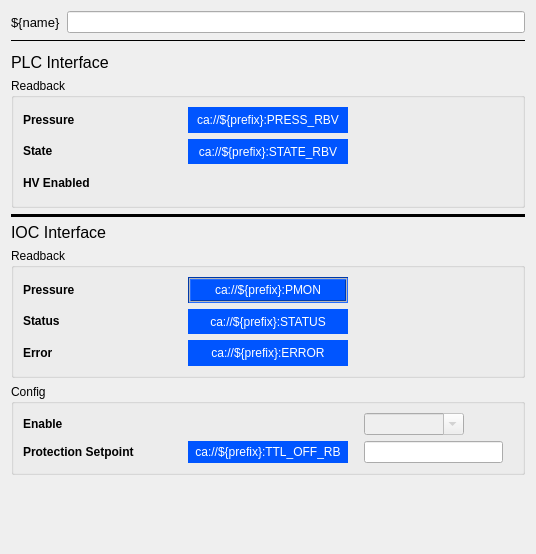
<?xml version="1.0" encoding="UTF-8"?>
<ui version="4.0">
 <class>Form</class>
 <widget class="QWidget" name="Form">
  <property name="geometry">
   <rect>
    <x>0</x>
    <y>0</y>
    <width>536</width>
    <height>554</height>
   </rect>
  </property>
  <property name="sizePolicy">
   <sizepolicy hsizetype="Preferred" vsizetype="Preferred">
    <horstretch>0</horstretch>
    <verstretch>0</verstretch>
   </sizepolicy>
  </property>
  <property name="windowTitle">
   <string>Form</string>
  </property>
  <property name="toolTip">
   <string notr="true"/>
  </property>
  <layout class="QVBoxLayout" name="verticalLayout_6">
   <item>
    <layout class="QHBoxLayout" name="horizontalLayout_2">
     <item>
      <widget class="PyDMLabel" name="PyDMLabel_10">
       <property name="maximumSize">
        <size>
         <width>16777215</width>
         <height>40</height>
        </size>
       </property>
       <property name="font">
        <font>
         <pointsize>10</pointsize>
        </font>
       </property>
       <property name="toolTip">
        <string/>
       </property>
       <property name="text">
        <string>${name}</string>
       </property>
      </widget>
     </item>
     <item>
      <widget class="PyDMLineEdit" name="PyDMLineEdit_2">
       <property name="toolTip">
        <string/>
       </property>
      </widget>
     </item>
    </layout>
   </item>
   <item>
    <widget class="Line" name="line_4">
     <property name="frameShadow">
      <enum>QFrame::Plain</enum>
     </property>
     <property name="lineWidth">
      <number>1</number>
     </property>
     <property name="orientation">
      <enum>Qt::Horizontal</enum>
     </property>
    </widget>
   </item>
   <item>
    <spacer name="verticalSpacer_3">
     <property name="orientation">
      <enum>Qt::Vertical</enum>
     </property>
     <property name="sizeType">
      <enum>QSizePolicy::Fixed</enum>
     </property>
     <property name="sizeHint" stdset="0">
      <size>
       <width>20</width>
       <height>5</height>
      </size>
     </property>
    </spacer>
   </item>
   <item>
    <widget class="PyDMLabel" name="PyDMLabel">
     <property name="maximumSize">
      <size>
       <width>16777215</width>
       <height>40</height>
      </size>
     </property>
     <property name="font">
      <font>
       <pointsize>12</pointsize>
      </font>
     </property>
     <property name="toolTip">
      <string/>
     </property>
     <property name="text">
      <string>PLC Interface</string>
     </property>
    </widget>
   </item>
   <item>
    <widget class="QGroupBox" name="groupBox">
     <property name="sizePolicy">
      <sizepolicy hsizetype="Preferred" vsizetype="Preferred">
       <horstretch>0</horstretch>
       <verstretch>0</verstretch>
      </sizepolicy>
     </property>
     <property name="minimumSize">
      <size>
       <width>0</width>
       <height>130</height>
      </size>
     </property>
     <property name="title">
      <string>Readback</string>
     </property>
     <layout class="QVBoxLayout" name="verticalLayout">
      <item>
       <layout class="QHBoxLayout" name="horizontalLayout_3" stretch="1,1,1">
        <item>
         <layout class="QVBoxLayout" name="verticalLayout_4">
          <item>
           <widget class="PyDMLabel" name="PyDMLabel_6">
            <property name="toolTip">
             <string/>
            </property>
            <property name="text">
             <string>&lt;html&gt;&lt;head/&gt;&lt;body&gt;&lt;p&gt;&lt;span style=&quot; font-weight:600;&quot;&gt;Pressure&lt;/span&gt;&lt;/p&gt;&lt;/body&gt;&lt;/html&gt;</string>
            </property>
            <property name="textFormat">
             <enum>Qt::RichText</enum>
            </property>
           </widget>
          </item>
          <item>
           <widget class="PyDMLabel" name="PyDMLabel_7">
            <property name="toolTip">
             <string/>
            </property>
            <property name="text">
             <string>&lt;html&gt;&lt;head/&gt;&lt;body&gt;&lt;p&gt;&lt;span style=&quot; font-weight:600;&quot;&gt;State&lt;/span&gt;&lt;/p&gt;&lt;/body&gt;&lt;/html&gt;</string>
            </property>
            <property name="textFormat">
             <enum>Qt::RichText</enum>
            </property>
           </widget>
          </item>
          <item>
           <widget class="PyDMLabel" name="PyDMLabel_8">
            <property name="toolTip">
             <string/>
            </property>
            <property name="text">
             <string>&lt;html&gt;&lt;head/&gt;&lt;body&gt;&lt;p&gt;&lt;span style=&quot; font-weight:600;&quot;&gt;HV Enabled&lt;/span&gt;&lt;/p&gt;&lt;/body&gt;&lt;/html&gt;</string>
            </property>
            <property name="textFormat">
             <enum>Qt::RichText</enum>
            </property>
           </widget>
          </item>
         </layout>
        </item>
        <item>
         <layout class="QVBoxLayout" name="verticalLayout_9">
          <item>
           <widget class="PyDMLabel" name="PLC_Pressure_2">
            <property name="toolTip">
             <string/>
            </property>
            <property name="styleSheet">
             <string notr="true">background-color: rgb(0, 85, 255);
color: rgb(255, 255, 255);</string>
            </property>
            <property name="text">
             <string>ca://${prefix}:PRESS_RBV</string>
            </property>
            <property name="alignment">
             <set>Qt::AlignCenter</set>
            </property>
            <property name="precisionFromPV">
             <bool>false</bool>
            </property>
            <property name="channel">
             <string>ca://${prefix}:PRESS_RBV</string>
            </property>
            <property name="displayFormat">
             <enum>PyDMLabel::Exponential</enum>
            </property>
           </widget>
          </item>
          <item>
           <widget class="PyDMLabel" name="PLC_State_2">
            <property name="toolTip">
             <string/>
            </property>
            <property name="styleSheet">
             <string notr="true">background-color: rgb(0, 85, 255);
color: rgb(255, 255, 255);</string>
            </property>
            <property name="text">
             <string>ca://${prefix}:STATE_RBV</string>
            </property>
            <property name="alignment">
             <set>Qt::AlignCenter</set>
            </property>
            <property name="channel">
             <string>ca://${prefix}:STATE_RBV</string>
            </property>
           </widget>
          </item>
          <item>
           <widget class="PyDMByteIndicator" name="PyDMByteIndicator_2">
            <property name="toolTip">
             <string/>
            </property>
            <property name="channel">
             <string>ca://${prefix}:HV_DI_RBV</string>
            </property>
            <property name="showLabels">
             <bool>false</bool>
            </property>
            <property name="circles">
             <bool>true</bool>
            </property>
           </widget>
          </item>
         </layout>
        </item>
        <item>
         <layout class="QVBoxLayout" name="verticalLayout_10">
          <item>
           <widget class="PyDMLabel" name="PyDMLabel_4">
            <property name="toolTip">
             <string/>
            </property>
            <property name="text">
             <string/>
            </property>
           </widget>
          </item>
          <item>
           <widget class="PyDMLabel" name="PyDMLabel_5">
            <property name="toolTip">
             <string/>
            </property>
            <property name="text">
             <string/>
            </property>
           </widget>
          </item>
          <item>
           <widget class="PyDMLabel" name="PyDMLabel_3">
            <property name="toolTip">
             <string/>
            </property>
            <property name="text">
             <string/>
            </property>
           </widget>
          </item>
         </layout>
        </item>
       </layout>
      </item>
     </layout>
    </widget>
   </item>
   <item>
    <widget class="Line" name="line">
     <property name="frameShadow">
      <enum>QFrame::Plain</enum>
     </property>
     <property name="lineWidth">
      <number>3</number>
     </property>
     <property name="orientation">
      <enum>Qt::Horizontal</enum>
     </property>
    </widget>
   </item>
   <item>
    <widget class="PyDMLabel" name="PyDMLabel_2">
     <property name="maximumSize">
      <size>
       <width>16777215</width>
       <height>40</height>
      </size>
     </property>
     <property name="font">
      <font>
       <pointsize>12</pointsize>
      </font>
     </property>
     <property name="toolTip">
      <string/>
     </property>
     <property name="text">
      <string>IOC Interface</string>
     </property>
    </widget>
   </item>
   <item>
    <widget class="QGroupBox" name="groupBox_2">
     <property name="sizePolicy">
      <sizepolicy hsizetype="Preferred" vsizetype="Preferred">
       <horstretch>0</horstretch>
       <verstretch>0</verstretch>
      </sizepolicy>
     </property>
     <property name="minimumSize">
      <size>
       <width>0</width>
       <height>130</height>
      </size>
     </property>
     <property name="title">
      <string>Readback</string>
     </property>
     <layout class="QVBoxLayout" name="verticalLayout_2">
      <item>
       <layout class="QHBoxLayout" name="horizontalLayout_5" stretch="1,1,1">
        <property name="sizeConstraint">
         <enum>QLayout::SetDefaultConstraint</enum>
        </property>
        <item>
         <layout class="QVBoxLayout" name="verticalLayout_14">
          <item>
           <widget class="PyDMLabel" name="PyDMLabel_12">
            <property name="toolTip">
             <string/>
            </property>
            <property name="text">
             <string>&lt;html&gt;&lt;head/&gt;&lt;body&gt;&lt;p&gt;&lt;span style=&quot; font-weight:600;&quot;&gt;Pressure&lt;/span&gt;&lt;/p&gt;&lt;/body&gt;&lt;/html&gt;</string>
            </property>
            <property name="textFormat">
             <enum>Qt::RichText</enum>
            </property>
           </widget>
          </item>
          <item>
           <widget class="PyDMLabel" name="PyDMLabel_13">
            <property name="toolTip">
             <string/>
            </property>
            <property name="text">
             <string>&lt;html&gt;&lt;head/&gt;&lt;body&gt;&lt;p&gt;&lt;span style=&quot; font-weight:600;&quot;&gt;Status&lt;/span&gt;&lt;/p&gt;&lt;/body&gt;&lt;/html&gt;</string>
            </property>
            <property name="textFormat">
             <enum>Qt::RichText</enum>
            </property>
           </widget>
          </item>
          <item>
           <widget class="PyDMLabel" name="PyDMLabel_15">
            <property name="toolTip">
             <string/>
            </property>
            <property name="text">
             <string>&lt;html&gt;&lt;head/&gt;&lt;body&gt;&lt;p&gt;&lt;span style=&quot; font-weight:600;&quot;&gt;Error&lt;/span&gt;&lt;/p&gt;&lt;/body&gt;&lt;/html&gt;</string>
            </property>
            <property name="textFormat">
             <enum>Qt::RichText</enum>
            </property>
           </widget>
          </item>
         </layout>
        </item>
        <item>
         <layout class="QVBoxLayout" name="verticalLayout_15">
          <item>
           <widget class="PyDMLabel" name="IOC_Pressure_2">
            <property name="toolTip">
             <string/>
            </property>
            <property name="styleSheet">
             <string notr="true">background-color: rgb(0, 85, 255);
color: rgb(255, 255, 255);</string>
            </property>
            <property name="frameShape">
             <enum>QFrame::Box</enum>
            </property>
            <property name="frameShadow">
             <enum>QFrame::Sunken</enum>
            </property>
            <property name="lineWidth">
             <number>1</number>
            </property>
            <property name="midLineWidth">
             <number>1</number>
            </property>
            <property name="text">
             <string>ca://${prefix}:PMON</string>
            </property>
            <property name="alignment">
             <set>Qt::AlignCenter</set>
            </property>
            <property name="channel">
             <string>ca://${prefix}:PMON</string>
            </property>
            <property name="displayFormat">
             <enum>PyDMLabel::Exponential</enum>
            </property>
           </widget>
          </item>
          <item>
           <widget class="PyDMLabel" name="IOC_Status_2">
            <property name="toolTip">
             <string/>
            </property>
            <property name="styleSheet">
             <string notr="true">background-color: rgb(0, 85, 255);
color: rgb(255, 255, 255);</string>
            </property>
            <property name="text">
             <string>ca://${prefix}:STATUS</string>
            </property>
            <property name="alignment">
             <set>Qt::AlignCenter</set>
            </property>
            <property name="channel">
             <string>ca://${prefix}:STATUS</string>
            </property>
           </widget>
          </item>
          <item>
           <widget class="PyDMLabel" name="IOC_Error_2">
            <property name="toolTip">
             <string/>
            </property>
            <property name="styleSheet">
             <string notr="true">background-color: rgb(0, 85, 255);
color: rgb(255, 255, 255);</string>
            </property>
            <property name="text">
             <string>ca://${prefix}:ERROR</string>
            </property>
            <property name="alignment">
             <set>Qt::AlignCenter</set>
            </property>
            <property name="alarmSensitiveContent">
             <bool>true</bool>
            </property>
            <property name="channel">
             <string>ca://${prefix}:ERROR</string>
            </property>
           </widget>
          </item>
         </layout>
        </item>
        <item>
         <layout class="QVBoxLayout" name="verticalLayout_5">
          <property name="leftMargin">
           <number>10</number>
          </property>
          <property name="rightMargin">
           <number>10</number>
          </property>
          <item>
           <widget class="PyDMLabel" name="PyDMLabel_17">
            <property name="maximumSize">
             <size>
              <width>16777215</width>
              <height>76</height>
             </size>
            </property>
            <property name="toolTip">
             <string/>
            </property>
            <property name="text">
             <string/>
            </property>
            <property name="alignment">
             <set>Qt::AlignCenter</set>
            </property>
            <property name="channel">
             <string/>
            </property>
           </widget>
          </item>
          <item>
           <widget class="PyDMLabel" name="PyDMLabel_21">
            <property name="maximumSize">
             <size>
              <width>16777215</width>
              <height>76</height>
             </size>
            </property>
            <property name="toolTip">
             <string/>
            </property>
            <property name="text">
             <string/>
            </property>
            <property name="alignment">
             <set>Qt::AlignCenter</set>
            </property>
            <property name="channel">
             <string/>
            </property>
           </widget>
          </item>
          <item>
           <widget class="PyDMLabel" name="PyDMLabel_18">
            <property name="maximumSize">
             <size>
              <width>16777215</width>
              <height>76</height>
             </size>
            </property>
            <property name="toolTip">
             <string/>
            </property>
            <property name="text">
             <string/>
            </property>
            <property name="alignment">
             <set>Qt::AlignCenter</set>
            </property>
            <property name="channel">
             <string/>
            </property>
           </widget>
          </item>
         </layout>
        </item>
       </layout>
      </item>
     </layout>
    </widget>
   </item>
   <item>
    <widget class="QGroupBox" name="groupBox_3">
     <property name="title">
      <string>Config</string>
     </property>
     <layout class="QVBoxLayout" name="verticalLayout_3">
      <item>
       <layout class="QHBoxLayout" name="horizontalLayout_6" stretch="1,1,1">
        <property name="sizeConstraint">
         <enum>QLayout::SetDefaultConstraint</enum>
        </property>
        <item>
         <layout class="QVBoxLayout" name="verticalLayout_16">
          <item>
           <widget class="PyDMLabel" name="PyDMLabel_28">
            <property name="toolTip">
             <string/>
            </property>
            <property name="text">
             <string>&lt;html&gt;&lt;head/&gt;&lt;body&gt;&lt;p&gt;&lt;span style=&quot; font-weight:600;&quot;&gt;Enable&lt;/span&gt;&lt;/p&gt;&lt;/body&gt;&lt;/html&gt;</string>
            </property>
            <property name="textFormat">
             <enum>Qt::RichText</enum>
            </property>
           </widget>
          </item>
          <item>
           <widget class="PyDMLabel" name="PyDMLabel_29">
            <property name="toolTip">
             <string/>
            </property>
            <property name="text">
             <string>&lt;html&gt;&lt;head/&gt;&lt;body&gt;&lt;p&gt;&lt;span style=&quot; font-weight:600;&quot;&gt;Protection Setpoint&lt;/span&gt;&lt;/p&gt;&lt;/body&gt;&lt;/html&gt;</string>
            </property>
            <property name="textFormat">
             <enum>Qt::RichText</enum>
            </property>
           </widget>
          </item>
         </layout>
        </item>
        <item>
         <layout class="QVBoxLayout" name="verticalLayout_17">
          <item>
           <widget class="PyDMByteIndicator" name="PyDMByteIndicator_3">
            <property name="toolTip">
             <string/>
            </property>
            <property name="channel">
             <string>ca://${prefix}:ISENABLED</string>
            </property>
            <property name="showLabels">
             <bool>false</bool>
            </property>
            <property name="circles">
             <bool>true</bool>
            </property>
           </widget>
          </item>
          <item>
           <widget class="PyDMLabel" name="IOC_Protection_RB_4">
            <property name="toolTip">
             <string/>
            </property>
            <property name="styleSheet">
             <string notr="true">background-color: rgb(0, 85, 255);
color: rgb(255, 255, 255);</string>
            </property>
            <property name="text">
             <string>ca://${prefix}:TTL_OFF_RB</string>
            </property>
            <property name="alignment">
             <set>Qt::AlignCenter</set>
            </property>
            <property name="channel">
             <string>ca://${prefix}:TTL_OFF_RB</string>
            </property>
            <property name="displayFormat">
             <enum>PyDMLabel::Exponential</enum>
            </property>
           </widget>
          </item>
         </layout>
        </item>
        <item>
         <layout class="QVBoxLayout" name="verticalLayout_18">
          <property name="leftMargin">
           <number>10</number>
          </property>
          <property name="rightMargin">
           <number>10</number>
          </property>
          <item>
           <widget class="PyDMEnumComboBox" name="IOC_Enable_4">
            <property name="enabled">
             <bool>false</bool>
            </property>
            <property name="sizePolicy">
             <sizepolicy hsizetype="Preferred" vsizetype="Minimum">
              <horstretch>0</horstretch>
              <verstretch>0</verstretch>
             </sizepolicy>
            </property>
            <property name="maximumSize">
             <size>
              <width>100</width>
              <height>100</height>
             </size>
            </property>
            <property name="toolTip">
             <string/>
            </property>
            <property name="layoutDirection">
             <enum>Qt::LeftToRight</enum>
            </property>
            <property name="editable">
             <bool>true</bool>
            </property>
            <property name="insertPolicy">
             <enum>QComboBox::InsertAtBottom</enum>
            </property>
            <property name="channel">
             <string>ca://${prefix}:STATEDES</string>
            </property>
           </widget>
          </item>
          <item>
           <widget class="PyDMLineEdit" name="IOC_Protection_SP_4">
            <property name="toolTip">
             <string/>
            </property>
            <property name="channel">
             <string>ca://${prefix}:TTL_OFF_SP</string>
            </property>
            <property name="displayFormat">
             <enum>PyDMLineEdit::Exponential</enum>
            </property>
           </widget>
          </item>
         </layout>
        </item>
       </layout>
      </item>
     </layout>
    </widget>
   </item>
   <item>
    <spacer name="verticalSpacer_2">
     <property name="orientation">
      <enum>Qt::Vertical</enum>
     </property>
     <property name="sizeType">
      <enum>QSizePolicy::Expanding</enum>
     </property>
     <property name="sizeHint" stdset="0">
      <size>
       <width>20</width>
       <height>40</height>
      </size>
     </property>
    </spacer>
   </item>
  </layout>
 </widget>
 <customwidgets>
  <customwidget>
   <class>PyDMLabel</class>
   <extends>QLabel</extends>
   <header>pydm.widgets.label</header>
  </customwidget>
  <customwidget>
   <class>PyDMByteIndicator</class>
   <extends>QWidget</extends>
   <header>pydm.widgets.byte</header>
  </customwidget>
  <customwidget>
   <class>PyDMEnumComboBox</class>
   <extends>QComboBox</extends>
   <header>pydm.widgets.enum_combo_box</header>
  </customwidget>
  <customwidget>
   <class>PyDMLineEdit</class>
   <extends>QLineEdit</extends>
   <header>pydm.widgets.line_edit</header>
  </customwidget>
 </customwidgets>
 <resources/>
 <connections/>
</ui>
